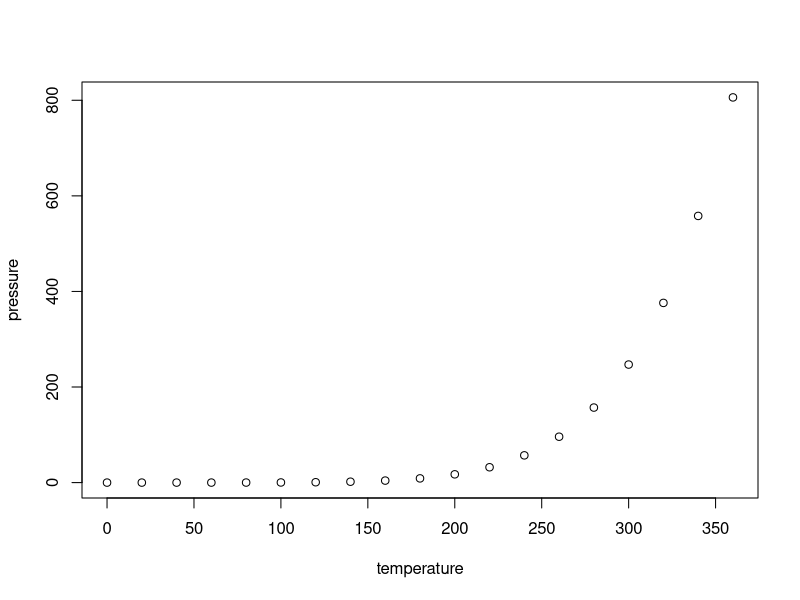
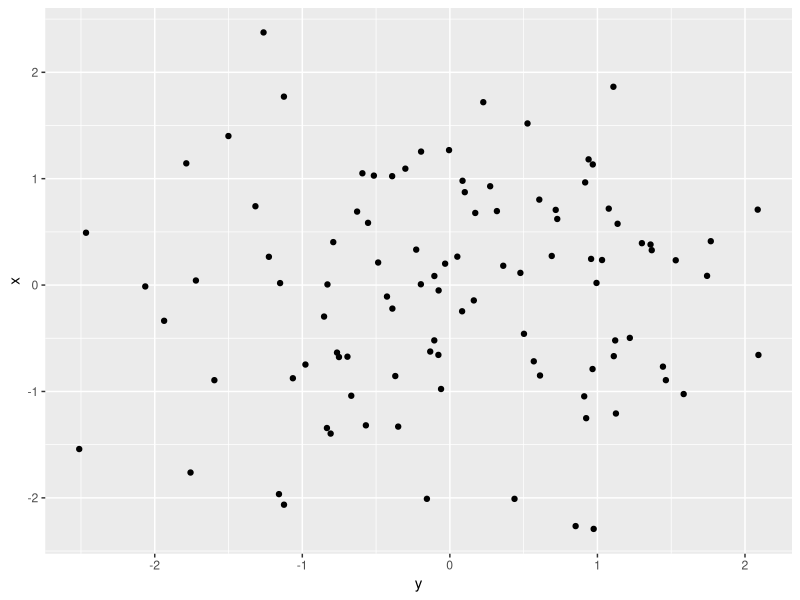
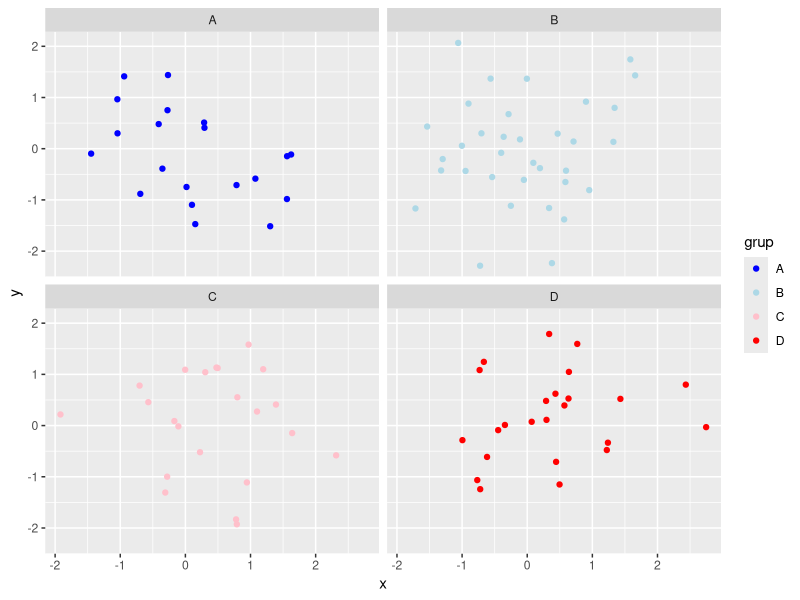
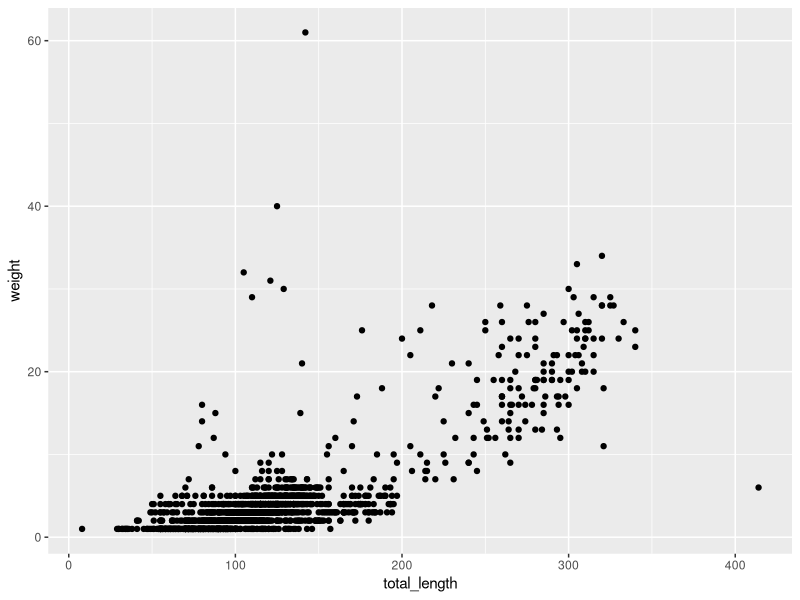

These figures' R source, in order:
## ---- chunk 1
knitr::opts_chunk$set(echo = TRUE)
## ---- chunk 2
summary(cars)
## ---- chunk 3
plot(pressure)
## ---- chunk 4
library(ggplot2)
data <- data.frame(x=rnorm(100),y= rnorm(100))
ggplot(data, aes(x=y,y=x))+
      geom_point()
      labs(title = "plot titik", x="sumbu x", y="sumbu y")+
        theme_classic()
## ---- chunk 5
data <- data.frame(x=rnorm(100),y= rnorm(100), grup = sample(c("A","B","C","D"), 100, replace = TRUE)) 
ggplot(data, aes(x=x,y=y,color=grup))+
      geom_point()+
      facet_wrap(~grup)+
      scale_color_manual(values = c("A"="blue", "B"="lightblue","C"="pink","D"="red"))

## ---- chunk 6
library(readr)
lizard <- read.csv("lizards.csv")
View(lizard)
## ---- chunk 7
library(ggplot2)
ggplot(lizard, aes(x=total_length,y=weight))+
      geom_point()
      labs(title = "plot titik", x="total_lenght", y="weight")+
        theme_classic()
